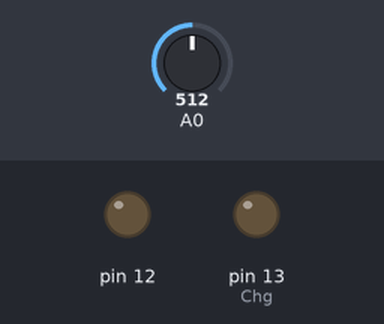
Bench run of a sketch on a simulated Arduino Uno, built with avr-gcc and run on an emulated ATmega328P. Parts: output pins drawn as LEDs (lit = HIGH). The test bench sets the inputs (shaded band); at power-on: A0 = 512. What the sketch prints to the serial monitor is not drawn.

Above: at 1.2 s.
1.3 s: A0 set to 610
At 8.2 s:
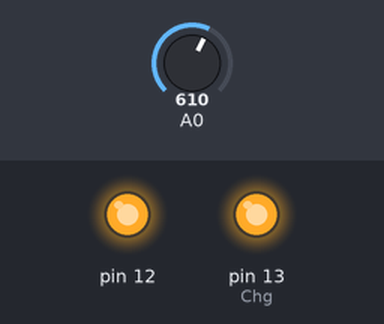
At 9.6 s:
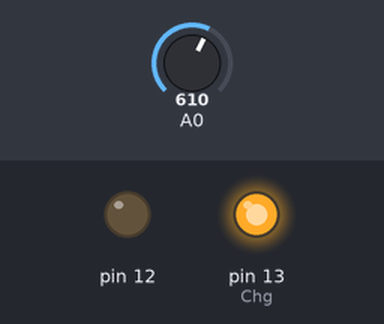
Timing chart, 0 to 10.3 s (numbered marks = the images above; inputs shaded):
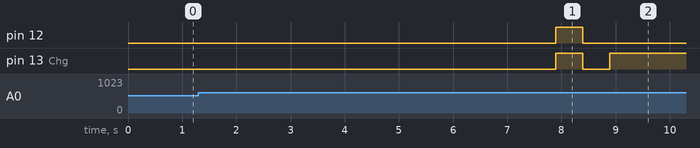

Measured:
- after the input at 1.3 s, pin 12: LOW → HIGH after 6.6 s, → LOW 0.50 s later; pin 13 (Chg): LOW → HIGH after 6.6 s, → LOW 0.50 s later, → HIGH 0.50 s later

The sketch:

test6_accuracy.ino
```cpp
//zero flow when bits = 509 or 510, make small math improvements at "//*CHANGE"
int const Ts = 8; //true Ts will be at least 8.123 ms
int i, cal;
int const L = 738; //Need odd number data points and even number of segments. L=738 -> 739 points
int readVal[L];
int calSamp = 50;
int ss = L / 6;
int secA[14] = {
  1, 1, 1, 1, 1, 1, 1, 1, 1, ss * 5, 1, ss * 3, 1 , ss };
int secB[14] = {
  1, 1, 1, 1, 1, 1, 1, 1, (L - 1), 1, ss * 4, 1, ss * 2, 1 };
int trig1 = 3;
int trig2 = 3;
int p = 1;

void setup() {
  Serial.begin(57600);
  Serial.println("Power On");
  pinMode(13, OUTPUT); //Chg*
  pinMode(12, OUTPUT); //
}

void loop() {
  while(p==1) {
      cal = findCal(calSamp);
      Serial.print("Cal is ");
      Serial.print(cal);
      Serial.println("");
      p = 0;
  }

    //FIRST CHECK
    delay(Ts);
    readVal[1] = analogRead(A0);
    if (readVal[1] > (cal+trig1))
    {
      delay(Ts);
      readVal[2] = analogRead(A0);

      //SECOND CHECK
      if (readVal[2] > (cal+trig2))
      {
        int x = 13; //changed
        digitalWrite(12, 0);
        digitalWrite(13, 0);
        delay(Ts);

        //GATHER RAW DATA
        Serial.println(millis()); //THIS HAS A TS = 8.1238 ms
        for (i = 3; i <= L; i++)
        {
          readVal[i] = analogRead(A0);
          delay(Ts);
        }
        Serial.println(millis());

        //Spline
        readVal[0] = cal;
        delay(100);
        blinkTimerOFF();
        delay(500);
        blinkTimerON();
        delay(500);
        blinkTimerOFF();

        //PRINT RAW DATA
        Serial.println("");
        for (i = 0; i < L; i++)
        {
          Serial.print(readVal[i]);
          Serial.print(",");
        }

        //DETERMINE PEF
        float PEF = 0;
        for (i = 0; i < L; i++)
          PEF = max(PEF, readVal[i]);

        //CONVERT PEF
        PEF = bitsToflow(PEF);
        PEF = PEF * 60000;  //[m^3/s * (1000L/m^3)*(60 s/min) ]

        //ANALYZE PEF (Orange(13) -> out of range)
        if (PEF > 600 || PEF < 400)
          digitalWrite(13, 1);
        else
          digitalWrite(12, 1);

        //PRINT PEF
        Serial.println("");
        Serial.print("PEF in LPM is ");
        Serial.print(PEF, 2);

        //DETERMINE FEV
        float FEV_even = 0;
        float FEV_odd = 0;
        float FEVsimp = 0;
        float FEVtemp = 0;
        float FEV_beg_end[4];
        FEV_beg_end[0] = bitsToflow(readVal[0]);
        FEV_beg_end[1] = bitsToflow(readVal[1]);
        FEV_beg_end[2] = bitsToflow(readVal[L - 2]);
        FEV_beg_end[3] = bitsToflow(readVal[L - 1]);

        //CONVERT FEV
        for (i = 2; i < (L - 3); i = (i + 2))
        {
          FEVtemp = bitsToflow(readVal[i]);
          FEV_even = FEV_even + FEVtemp;
        }
        for (i = 3; i < (L - 2); i = (i + 2))
        {
          FEVtemp = bitsToflow(readVal[i]);
          FEV_odd = FEV_odd + FEVtemp;
        }

        //SIMPSON'S 1/3 COMPOSITE INTEGRATION
        FEVsimp = FEV_beg_end[0] + 4 * (FEV_odd + FEV_beg_end[1]) + 2 * (FEV_even + FEV_beg_end[2]) + FEV_beg_end[3];
        FEVsimp = FEVsimp * 2.7079365079; //c = (1000L/m^3)*(b-a)/(3n)  = (1000)*6 sec/(3*738 points) = 1000*Ts/3 = 8.123/3 [ (L*s)/(m^3) ]
        Serial.println("");
        Serial.print("Simpson's 1/3 rule FEV6 in L is ");
        Serial.print(FEVsimp, 5);
        Serial.println("");
    }
  }
}

int findCal(int calSamp)
{
  int cal = 0;
  for (i = 0; i < calSamp; i++)
    cal = cal + analogRead(A0);

  return cal/calSamp;
}

float bitsToflow(int bits)
{
  if( bits==(cal+1) ) {
    bits = cal;
  }
  float a = 0.0048828125*(bits - cal); //*CHANGE*
  if(a < 0) {
    return -sqrt(-a) * .0079066947; //[m^3/s]
  }
  return sqrt(a) * .0079066947;
}

void blinkTimerOFF()
{
  digitalWrite(13, 0);
  digitalWrite(12, 0);
}

void blinkTimerON()
{
  digitalWrite(13, 1);
  digitalWrite(12, 1);
}
```
